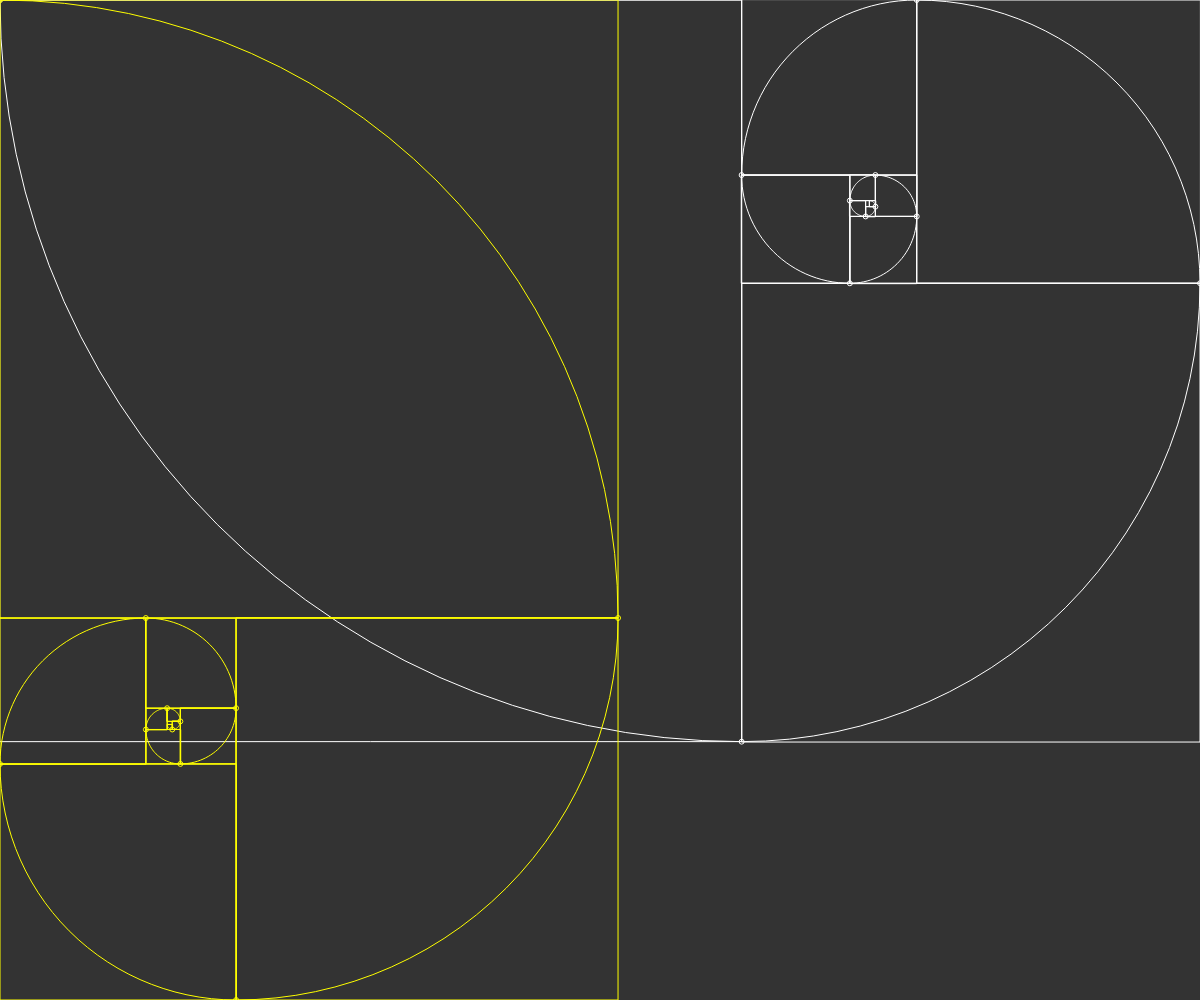
Frame 1 (no input)
Frame 2 (the mouse pressed at the canvas centre, redrawn once): identical to frame 1, image omitted

The p5.js sketch that drew this single still picture (run headless with seeded random() and noise() and a simulated clock; the mouse was pressed at the canvas centre and the sketch redrawn once):

// p5.js sketch
// ── sketch.js
"use strict"

const COLORS = ["#F4F1DE", "#E07A5F", "#3D405B", "#81B29A", "#F2CC8F"];
const WHITE  = "#EEEEEE";
const BLACK  = "#333333";

function setup(){
	createCanvas(windowWidth, windowHeight);
	angleMode(DEGREES); rectMode(CORNER);
	textAlign(CENTER, BOTTOM); textSize(10);
	noLoop();
}

function draw(){
	background(BLACK);
	noFill(); noStroke();

	stroke("white"); strokeWeight(1);
	const lenW = (width*2) / (1+sqrt(5));
	drawGCH(0, 0, lenW, 0);

	stroke("yellow"); strokeWeight(1);
	const lenH = (height*2) / (1+sqrt(5));
	drawGCV(0, 0, lenH, 0);
}

function drawGCV(x, y, len, cnt){
	if(len < 5) return;
	const colors = getColorList(COLORS);

	push();
	translate(x, y);
	rotate(cnt*90);
	circle(0, 0, 5);
	//fill(colors[0]);
	square(0, 0, len);
	//fill(colors[1]);
	beginShape();
	dotArc(0, len, len, 270, 90, true);
	vertex(0, len);
	endShape(CLOSE);
	pop();

	const num  = sqrt(len**2 + (len/2)**2);
	const nRad = len/2 - len + num;
	const nRot = cnt*90 + 45;
	const nX = x + sqrt(len**2 + len**2) * cos(nRot);
	const nY = y + sqrt(len**2 + len**2) * sin(nRot);
	drawGCV(nX, nY, nRad, cnt+1);
}

function drawGCH(x, y, len, cnt){
	if(len < 5) return;
	const colors = getColorList(COLORS);

	push();
	translate(x, y);
	rotate(cnt*-90);
	circle(0, 0, 5);
	//fill(colors[0]);
	square(0, 0, len);
	//fill(colors[1]);
	beginShape();
	dotArc(len, 0, len, 180, 90, false);
	vertex(len, 0);
	endShape(CLOSE);
	pop();

	const num  = sqrt(len**2 + (len/2)**2);
	const nRad = len/2 - len + num;
	const nRot = cnt*-90 + 45;
	const nX = x + sqrt(len**2 + len**2) * cos(nRot);
	const nY = y + sqrt(len**2 + len**2) * sin(nRot);
	drawGCH(nX, nY, nRad, cnt+1);
}

function dotArc(x, y, rad, from, progress, clockwise=true){
	for(let i=0; i<=progress; i+=3){
		const d = clockwise ? from+i:from-i;
		vertex(x+rad*cos(d), y+rad*sin(d));
	}
}

function getColor(colors){
	return colors[floor(random()*colors.length)];
}

function getColorList(colors){
	const list = Array.from(colors);
	for(let i=list.length-1; 0<=i; i--){
		const rdm = floor(random(i));
		const tmp = list[rdm];
		list[rdm] = list[i];
		list[i] = tmp;
	}
	return list;
}
// ── utility.js
"use strict"

console.log("utility.js");
